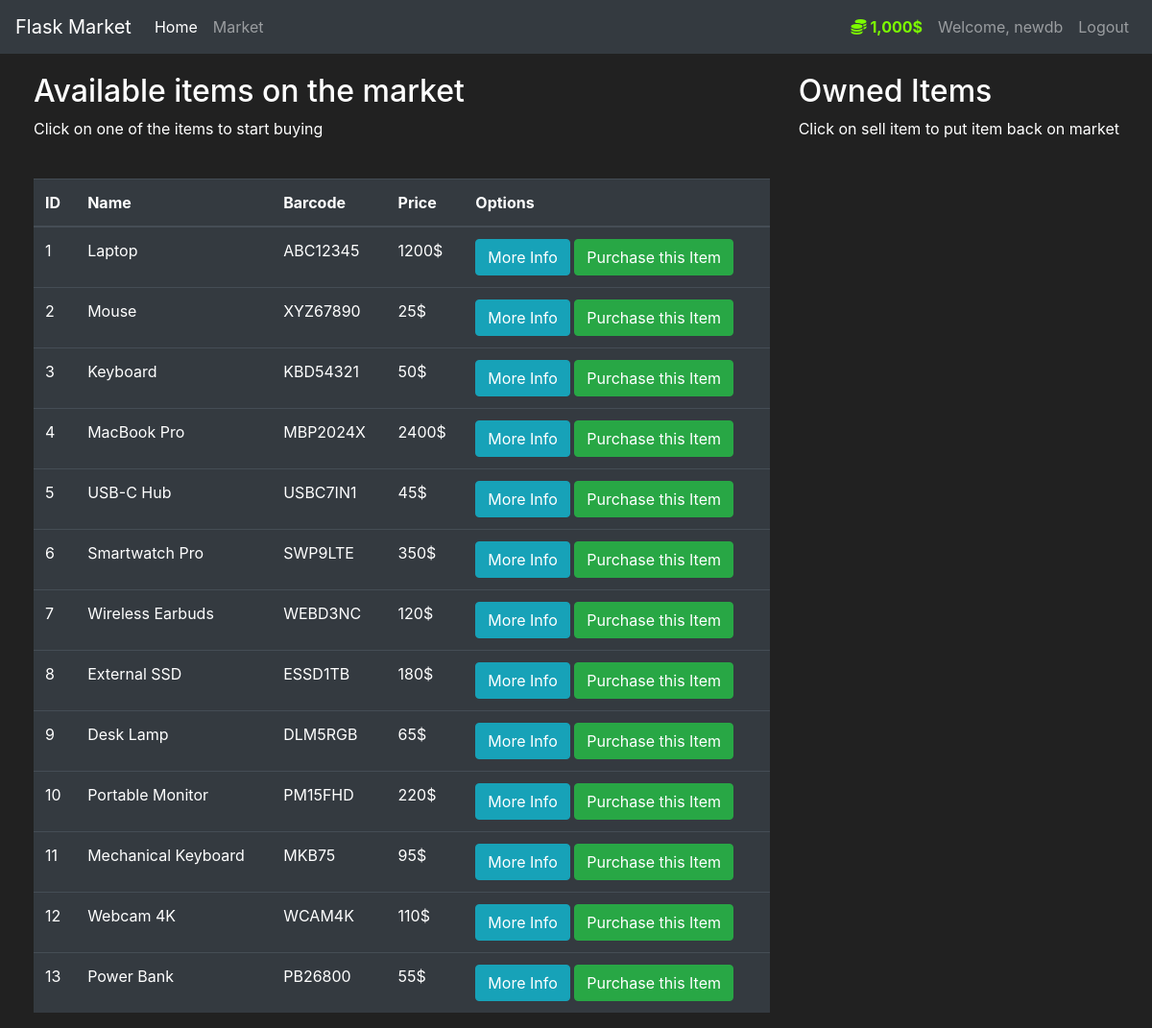
The app's page /market (signed in) with its own data.
### market/model.py (models this page shows, shortened)
class User(db.Model, UserMixin):
    id = db.Column(db.Integer(), primary_key=True)
    username = db.Column(db.String(length=30), nullable=False, unique=True)
    email_address = db.Column(db.String(length=50), nullable=False, unique=True)
    password_hash = db.Column(db.String(length=60), nullable=False)
    budget = db.Column(db.Integer(), nullable=False, default=1000)
    items = db.relationship('Item', backref='owned_user', lazy=True)
    @property
    def prettier_budget(self):
        if len(str(self.budget)) >= 4:
            return f'{str(self.budget)[:-3]},{str(self.budget)[-3:]}$'
        else:
            return f'{self.budget}$'
    @property
    def password(self):
        raise AttributeError('Password is not a readable attribute')

class Item(db.Model):
    id = db.Column(db.Integer(), primary_key=True)
    name = db.Column(db.String(30), nullable=False, unique=True)
    price = db.Column(db.Integer(), nullable=False)
    barcode = db.Column(db.String(12), nullable=False, unique=True)
    description = db.Column(db.String(1024), nullable=False, unique=True)
    owner = db.Column(db.Integer(), db.ForeignKey('user.id'))

### market/route.py (the view, shortened to what this page needs)
    @app.route('/market',  methods=['GET', 'POST'])
    @login_required
    def market_page():
        purchase_form = PurchaseItemForm()
        selling_form = SellItemForm()
        items = Item.query.filter_by(owner=None).all()
        owned_items = Item.query.filter_by(owner=current_user.id).all()
        return render_template('market.html', items=items, purchase_form=purchase_form, owned_items=owned_items, selling_form=selling_form)

### market/__init__.py (called while the page is built)
def create_app():
    app = Flask(__name__, template_folder='../templates')
    app.config['SQLALCHEMY_DATABASE_URI'] = 'sqlite:///markets.db'
    app.config['SECRET_KEY'] = '9f02f163fb48822d3cc8d603'
    app.config['SQLALCHEMY_TRACK_MODIFICATIONS'] = False
    db.init_app(app)
    login_manager.init_app(app)
    app.app_context().push()
    bcrypt.init_app(app)
    from market.route import register_routes
    register_routes(app, db)
    @login_manager.user_loader
    def load_user(user_id):
        from market.model import User  # Import here to avoid circular import
        return User.query.get(int(user_id))
    login_manager.login_view = 'login_page'
    login_manager.login_message_category = 'info'
    return app

### templates/market.html (shortened to what this page needs)
 {% extends 'base.html' %}
{% block content %}
    <div class="row" style="margin-top:20px; margin-left:20px">
        <div class="col-8">
            <h2>Available items on the market</h2>
            <p>Click on one of the items to start buying</p>
            <br>
            <table class="table table-hover table-dark">
                <thead>
                    <tr>
                        <th scope="col">ID</th>
                        <th scope="col">Name</th>
                        <th scope="col">Barcode</th>
                        <th scope="col">Price</th>
                        <th scope="col">Options</th>
                    </tr>
                </thead>
                <tbody>
                    {% for item in items %}
                        <tr>
                            <td>{{ item.id }}</td>
                            <td>{{ item.name }}</td>
                            <td>{{ item.barcode }}</td>
                            <td>{{ item.price }}$</td>
                            <td>
                                <button class="btn btn-outline btn-info" data-toggle="modal" data-target="#Modal-MoreInfo-{{ item.id }}">More Info</button>
                                <button class="btn btn-outline btn-success" data-toggle="modal" data-target="#Modal-PurchaseConfirm-{{ item.id }}">Purchase this Item</button>
                            </td>
                        </tr>
                    {% endfor %}
                </tbody>
            </table>
        </div>
        <div class="col-4">
            <h2>Owned Items</h2>
            <p>Click on sell item to put item back on market</p>
            <br>
        </div>
{% endblock %}

### templates/base.html (shortened to what this page needs)
<!doctype html>
<html lang="en">
   <head>
      <link rel="stylesheet" href="https://cdn.jsdelivr.net/npm/bootstrap@4.5.3/dist/css/bootstrap.min.css">
   </head>
   <body>
    <nav class="navbar navbar-expand-md navbar-dark bg-dark">
      <a class="navbar-brand" href="#">Flask Market</a>
      <div class="collapse navbar-collapse" id="navbarNav">
        <ul class="navbar-nav mr-auto">
            <li class="nav-item active">
                <a class="nav-link" href="{{ url_for('home_page') }}">Home <span class="sr-only">(current)</span></a>
            </li>
            <li class="nav-item">
                <a class="nav-link" href="{{ url_for('market_page') }}">Market</a>
            </li>
        </ul>
        {% if current_user.is_authenticated %}
        <ul class="navbar-nav">
            <li class="nav-item">
                <a class="nav-link" style="color: lawngreen; font-weight: bold;">
                    <i class="fas fa-coins"></i>
                    {{ current_user.prettier_budget }}
                </a>
            </li>
            <li class="nav-item">
                <a class="nav-link">Welcome, {{ current_user.username }}</a>
            </li>
            <li class="nav-item">
                <a class="nav-link" href="{{ url_for('logout_page') }}">Logout</a>
            </li>
        </ul>
        {% endif %}
      </div>
    </nav>
      {% block content %}
      {% endblock %}
   </body>
</html>

### templates/base.html (style rules this page uses)
body { background-color: #212121; color: white }

### records on screen
User: prettier_budget "1,000$", username "newdb"
Item: id "1", name "Laptop", barcode "ABC12345", price "1200"
Item: id "2", name "Mouse", barcode "XYZ67890", price "25"
Item: id "3", name "Keyboard", barcode "KBD54321", price "50"
Item: id "4", name "MacBook Pro", barcode "MBP2024X", price "2400"
Item: id "5", name "USB-C Hub", barcode "USBC7IN1", price "45"
Item: id "6", name "Smartwatch Pro", barcode "SWP9LTE", price "350"
Item: id "7", name "Wireless Earbuds", barcode "WEBD3NC", price "120"
Item: id "8", name "External SSD", barcode "ESSD1TB", price "180"
Item: id "9", name "Desk Lamp", barcode "DLM5RGB", price "65"
Item: id "10", name "Portable Monitor", barcode "PM15FHD", price "220"
Item: id "11", name "Mechanical Keyboard", barcode "MKB75", price "95"
Item: id "12", name "Webcam 4K", barcode "WCAM4K", price "110"
Item: id "13", name "Power Bank", barcode "PB26800", price "55"
